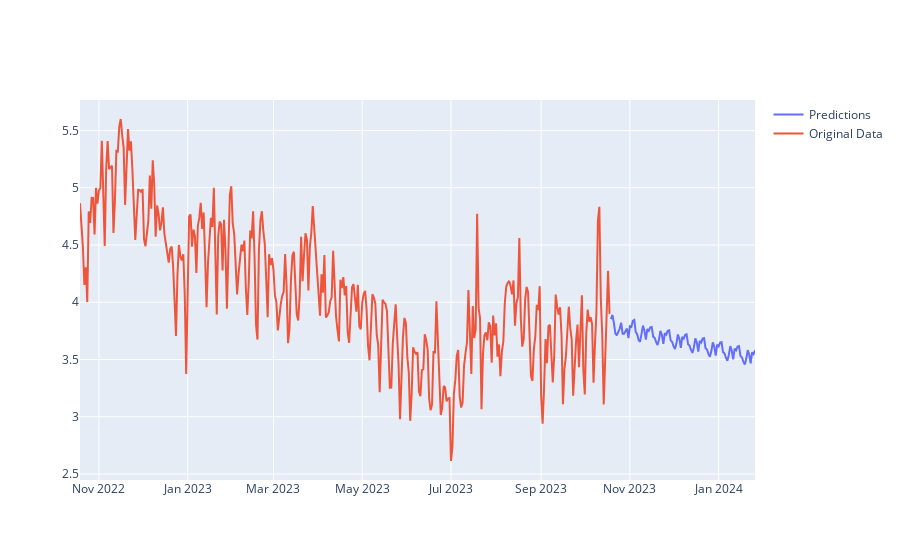

Notebook code for this chart:
### Markdown cell above
Now, let’s visualize the forecasted trend of CTR:

### Code cell
# Create a DataFrame with the original data and predictions

forecast = pd.DataFrame({'Original':time_series,'Prediction':prediction})

fig_forecast=go.Figure()

fig_forecast.add_trace(go.Scatter(x=forecast.index, y=forecast['Prediction'], mode='lines', name='Predictions'))
fig_forecast.add_trace(go.Scatter(x=forecast.index, y=forecast['Original'], mode='lines', name='Original Data'))

fig_forecast.update_layout()

### Figure 1 — Plotly figure (JSON) as saved in the notebook; plotly's stock layout.template omitted (floating-point values rounded to 4 significant figures; data arrays with more than 128 entries replaced by an {"elided": "..."} marker saying what was removed)
{"data": [{"mode": "lines", "name": "Predictions", "type": "scatter", "x": {"elided": "465 str values"}, "y": {"elided": "465 float values"}}, {"mode": "lines", "name": "Original Data", "type": "scatter", "x": {"elided": "465 str values"}, "y": {"elided": "465 float values"}}], "layout": {}}
